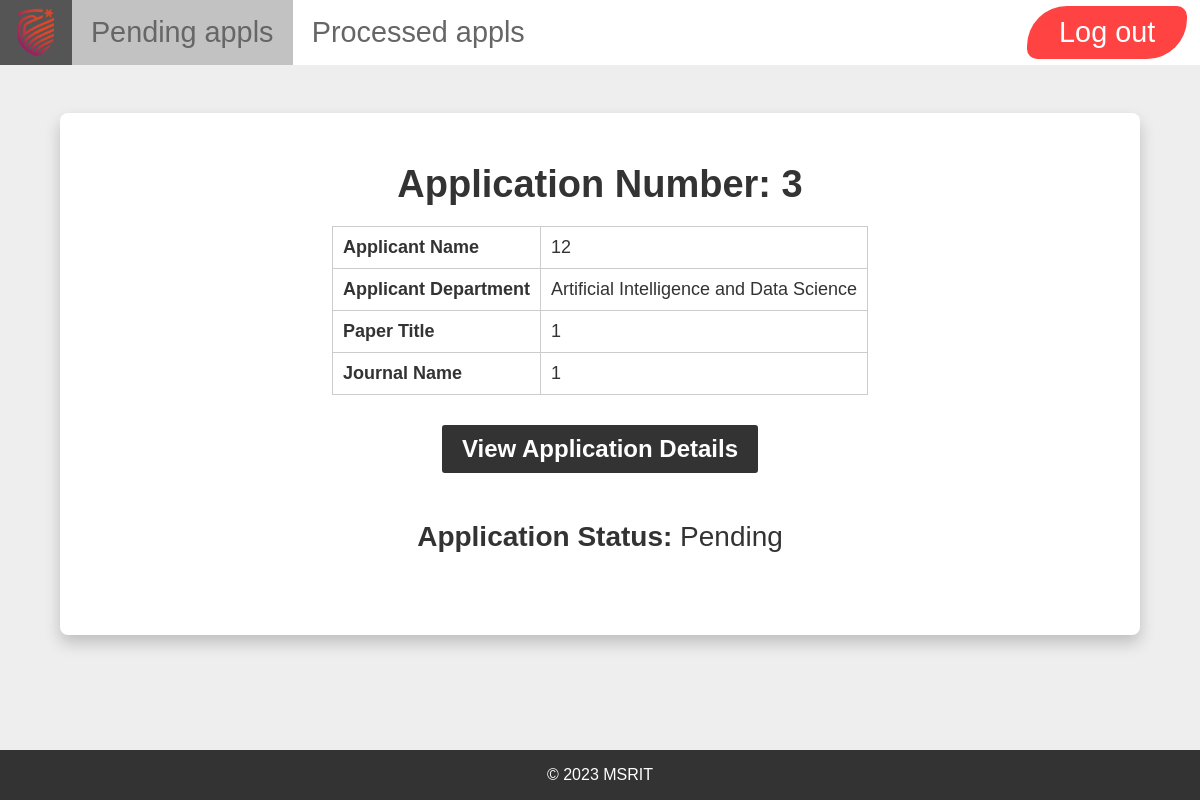
Page /admin/home/pending-applications (signed in) on the committed database.
### app.py (models this page shows)
class Application(db.Model):
    __tablename__ = "application"
    application_id = db.Column(db.Integer, autoincrement=True, primary_key=True)
    submitted_at = db.Column(db.DateTime, default=get_current_time)
    processed_at = db.Column(db.DateTime)
    application_email = db.Column(db.String, nullable=False)
    applicant_name = db.Column(db.String, nullable=False)
    applicant_dept = db.Column(db.String, nullable=False)
    paper_title = db.Column(db.String, nullable=False)
    journal_name = db.Column(db.String, nullable=False)
    sjr_website_link = db.Column(db.String, nullable=False)
    publication_month = db.Column(db.String, nullable=False)
    doi = db.Column(db.String, nullable=False)
    journal_category = db.Column(db.String, nullable=False)
    coverage_from = db.Column(db.String, nullable=False)
    coverage_to = db.Column(db.String, nullable=False)
    first_author_name = db.Column(db.String, nullable=False)
    first_author_category = db.Column(db.String, nullable=False)
    second_author_name = db.Column(db.String)
    second_author_category = db.Column(db.String)
    third_author_name = db.Column(db.String)
    third_author_category = db.Column(db.String)
    published_paper_pdf_filename = db.Column(db.String, nullable=False)
    application_status = db.Column(db.String, default="Pending")
    first_author_amount = db.Column(db.String)
    second_author_amount = db.Column(db.String)
    third_author_amount = db.Column(db.String)
    comments = db.Column(db.String)

### app.py (the view)
@app.route("/admin/home/pending-applications", methods=["GET", "POST"])
def admin_home():
    if request.method == "GET":
        if "admin_email" in session:
            all_appls = Application.query.filter_by(application_status="Pending").all()
            L = []
            for appl in all_appls:
                dictt = {
                    "application_id": 0,
                    "applicant_name": 0,
                    "applicant_dept": 0,
                    "paper_title": 0,
                    "journal_name": 0,
                    "status": 0,
                }
                dictt["application_id"] = appl.application_id
                dictt["applicant_name"] = appl.applicant_name
                dictt["applicant_dept"] = appl.applicant_dept
                dictt["paper_title"] = appl.paper_title
                dictt["journal_name"] = appl.journal_name
                dictt["status"] = appl.application_status
                L.append(dictt)
            return render_template("admin_home_pending.html", L=L)
        else:
            flash("Login Required!", "warn")
            return redirect(url_for("admin_login"))

### templates/admin_home_pending.html (shortened to what this page needs)
<!DOCTYPE html>
<html lang="en">
  <head>
    <link
      rel="stylesheet"
      href="https://cdnjs.cloudflare.com/ajax/libs/font-awesome/5.13.0/css/all.min.css"
    />
    <link
      rel="stylesheet"
      href="{{ url_for('static', filename='css/style.css') }}"
    />
  </head>
  <body>
    <header>
      <nav>
        <div class="navbar" id="myNavbar">
          <a>
            <img
              src="{{ url_for('static', filename='images/ramaiah.png') }}"
              alt="logo"
            />
          </a>
          <a href="/admin/home/pending-applications" class="active"
            >Pending appls</a
          >
          <a href="/admin/processed-applications">Processed appls</a>
          <a href="/admin/logout" class="navbar-logout">Log out</a>
        </div>
      </nav>
    </header>
    <main>
      {% include "flash_messages.html" %} {% if L|length >0 %}
      <div class="product-details">
        {% for dictt in L %}
        <div class="product-container">
          <div class="product-info">
            <h1>Application Number: {{dictt['application_id']}}</h1>
            <div class="product-specs">
              <table>
                <tr>
                  <th>Applicant Name</th>
                  <td>{{dictt['applicant_name']}}</td>
                </tr>
                <tr>
                  <th>Applicant Department</th>
                  <td>{{dictt['applicant_dept']}}</td>
                </tr>
                <tr>
                  <th>Paper Title</th>
                  <td>{{dictt['paper_title']}}</td>
                </tr>
                <tr>
                  <th>Journal Name</th>
                  <td>{{dictt['journal_name']}}</td>
                </tr>
              </table>
            </div>
            <div class="product-add-to-cart">
              <a
                href="/admin/pending-application/details/{{dictt['application_id']}}"
              >
                <button>View Application Details</button>
              </a>
            </div>
            <p><b>Application Status: </b>{{dictt['status']}}</p>
          </div>
        </div>
        {% endfor %}
      </div>
      {% else %}
      <h1 class="no-applications">No applications pending</h1>
      {% endif %}
    </main>
    <footer>
      <p>&copy; 2023 MSRIT</p>
    </footer>
  </body>
</html>

### static/css/style.css (style rules this page uses)
* { margin: 0; padding: 0; box-sizing: border-box; }
body { font-family: Arial, sans-serif; background-color: #eee; color: #333; height: 100%; display: flex; flex-direction: column; min-height: 100vh; }
header { position: -webkit-sticky; position: sticky; top: 0; z-index: 3; }
main { flex: 1; }
footer { width: 100%; height: 50px; background-color: #333; display: flex; align-items: center; justify-content: center; color: #fff; font-size: 16px; margin-top: 6vh; }
.navbar { overflow: hidden; background-color: #ffffff; }
.navbar a { float: left; display: block; color: #666; text-align: center; padding: 1rem 1.2rem; text-decoration: none; font-size: 28.8px; transition: 0.5s ease-in-out; }
.navbar a img { float: left; margin: -0.49rem; height: 49px; transition: 0.5s ease-in-out; }
.navbar .active { background-color: #aaaaaab7; }
.navbar .navbar-logout { float: right; color: white; background-color: rgba(255, 66, 66, 0.993); border-radius: 40px 10px; padding: 0.6rem 2rem; margin: 0.4rem 0.8rem 0rem 0rem; }
.product-details .product-container { background-color: #fff; box-shadow: 0px 8px 16px 0px rgba(0, 0, 0, 0.2); display: flex; flex-wrap: wrap; justify-content: space-between; align-items: left; width: 90%; max-width: 1600px; margin: 6vh auto; border-radius: 0.5rem; padding: 3.125rem 1.25rem; }
.product-details .product-container .product-info { flex: 0 0 100%; max-width: 100%; }
.product-details .product-container .product-info h1 { font-size: clamp(18px, 6vw, 38px); margin-bottom: 1.25rem; text-align: center; }
.product-details .product-container .product-info p { font-size: clamp(16px, 4vw, 28px); margin-top: 3rem; margin-bottom: 2rem; text-align: center; }
.product-details .product-container .product-info .product-specs { flex: 0 0 100%; margin-bottom: 3.125rem; }
.product-details .product-container .product-info .product-specs table { width: 100%; border-collapse: collapse; }
.product-details .product-container .product-info .product-specs table th, .product-details .product-container .product-info .product-specs table td { border: 1px solid #ccc; padding: 0.625rem; font-size: clamp(12px, 3.8vw, 18px); text-align: left; }
.product-details .product-container .product-info .product-specs table th { font-weight: bold; }
.product-details .product-container .product-add-to-cart { flex: 0 0 100%; text-align: center; }
.product-details .product-container .product-add-to-cart button { font-size: clamp(14px, 3.8vw, 24px); font-weight: 600; color: #fff; background-color: #333; border: none; border-radius: 0.18rem; padding: 0.625rem 1.25rem; cursor: pointer; transition: background-color 0.3s ease; }
@media only screen and (max-width: 1200px) { .product-details .product-container { flex-direction: column; align-items: center; } }
@media only screen and (max-width: 1200px) { .product-details .product-container .product-info { flex: 0 0 100%; max-width: 100%; } }
@media only screen and (max-width: 1200px) { .product-details .product-container .product-info .product-specs { margin-bottom: 30px; } }

### rows in the picture
Application: application_id "3", applicant_name "12", applicant_dept "Artificial Intelligence and Data Science", paper_title "1", journal_name "1", status "Pending"
